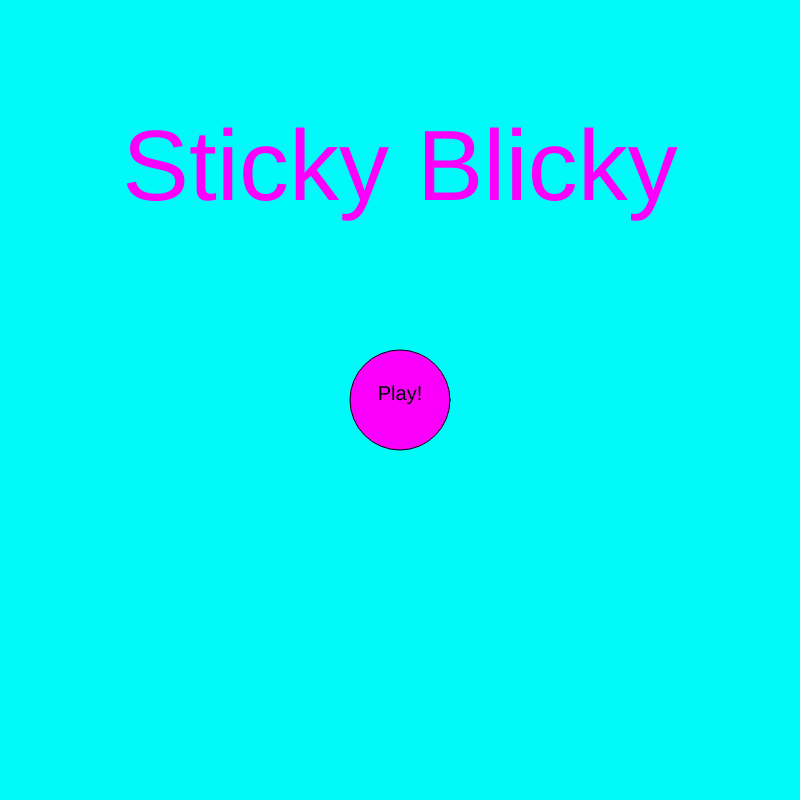
Frame 1 (no input)
Frame 60 (no input): identical to frame 1, image omitted
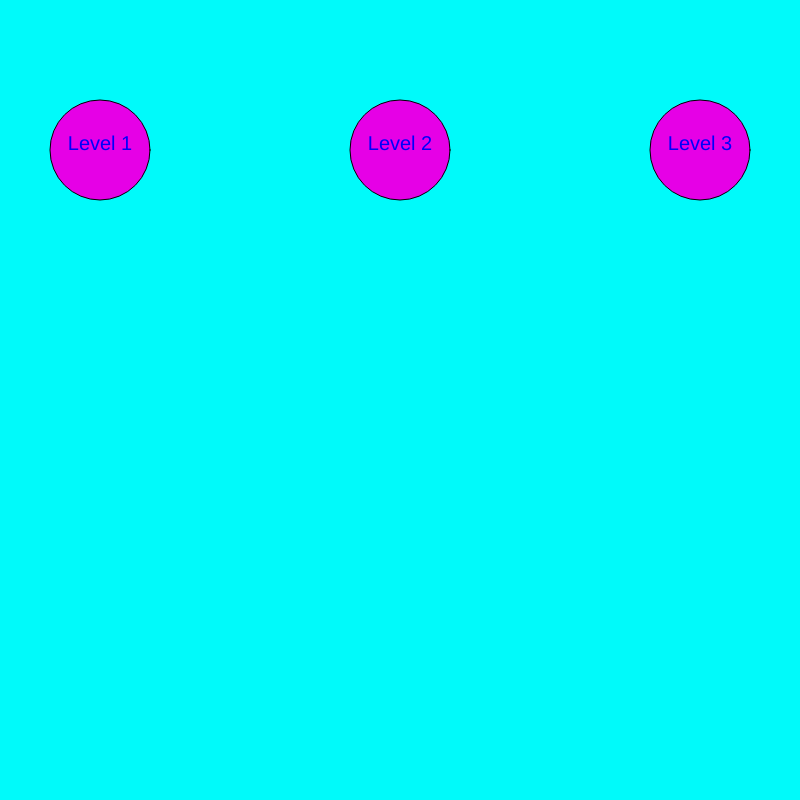
Frame 120 (the mouse pressed at the canvas centre since frame 60)

The p5.js sketch that drew these frames (run headless with seeded random() and noise() and a simulated clock; from frame 60 on, the mouse is pressed at the canvas centre):

// p5.js sketch
// ── sketch.js
var spd = 0;
var y4 = 400;
var x4 = 400;
var x = 95;
var jumpframes = 0;
var y = 250;
var x1 = 100;
var y1 = 300;
var touch = 0;
var level = 'titlescreen';
var screen = 5
var x2 = 500;
var y2 = 350;
var x3 = 500;
var y3 = 300;
var gt = 1
var rng1 = 1;
var frames = 0;
var attack = 1;
var health = 50;
var health1 = 100;
var rng = 0;
var shoot = 1;
var gt1 = 0;
var boxs = 1;
var inframes = 0;
var moveawayframes = 0;
var moveawayframes1 = 0;
var move = 0;
var frames = 0;
var lk = 0;
function mousePressed() {
    let fs = fullscreen();
    fullscreen(!fs);
}
function setup() {
  createCanvas(800, 800);
}

function draw() {
  background(0, 250, 250);
  if (level == 'titlescreen') {
    fill(250, 0, 250);
    textSize(100)
    textAlign(CENTER)
    text('Sticky Blicky', 400, 200);
    ellipse(400, 400, 100, 100);
    textSize(20)
    fill(0, 0, 0)
    text('Play!', 400, 400)
    mathx = mouseX - 400
    mathy = mouseY - 400
    if (mathx < 100) {
      if (mathx > 0 - 100) {
        if (mathy < 100) {
          if (mathy > 0 - 100) {
            level = 'levelselect';
          }
        }
      }
    }
  } else {
    if (level == 'levelselect') {
      spd = 0;
      getItem('cl');
      fill(230, 0, 230);
      ellipse(100, 150, 100, 100);
      ellipse(400, 150, 100, 100);
      ellipse(700, 150, 100, 100);
      fill(0, 0, 250);
      text('Level 1', 100, 150);
      text('Level 2', 400, 150);
      text('Level 3', 700, 150);
      mathx = mouseX - 100;
      mathy = mouseY - 150;
      if (mathx < 100) {
        if (mathx > 0 - 100) {
          if (mathy < 100) {
            if (mathy > 0 - 100) {
              level = '1';
              screen = 1;
              health1 = 100;
              health = 50;
              x = 95;
              y = 195;
              inframes = 0;
              textAlign(LEFT)
            }
          }
        }
      }
      mathx = mouseX - 400;
      mathy = mouseY - 150;
      if (mathx < 100) {
        if (mathx > 0 - 100) {
          if (mathy < 100) {
            if (mathy > 0 - 100) {
              level = '2';
              screen = 1;
              health1 = 100;
              health = 50;
              x = 50;
              y = 650;
              x3 = 400;
              y3 = 400;
              x4 = 400
              y4 = 200;
              inframes = 0;
              boxs = 1;
              move = 1;
              frames = 1200;
              textAlign(LEFT)
            }
          }
        }
      }
      mathx = mouseX - 700;
      mathy = mouseY - 150;
      if (mathx < 100) {
        if (mathx > 0 - 100) {
          if (mathy < 100) {
            if (mathy > 0 - 100) {
              level = '3';
              screen = 1;
              health1 = 100;
              health = 50;
              x = 50;
              y = 650;
              x3 = 400;
              y3 = 400;
              x4 = 400;
              y4 = 200;
              inframes = 0;
              boxs = 1;
              move = 1;
              frames = 1200;
              textAlign(LEFT)
            }
          }
        }
      }
    } else {
      if (level == 3) {
        if (screen == 2) {
          level = 1;
          screen = 4;
           x = 100;
            y = 250;
          x2 = 500;
          y2 = 350;
          x3 = 500;
          y3 = 300;
      
                     health1 = 100;
        }


        if (y > 800) {
          level = 1;
          screen = 6;
        }
        if (screen == 1) {
          if (x > 700) {
            screen = 2;
            x = 400;
            y = 500;
          }
          x1 = 50;
          y1 = 700;
          fill(250, 0, 0)
          rect(x1, y1, 100, 50)
          mathx = x - x1
          mathy = y - y1;
          if (mathx < 100) {
            if (mathx > 0 - 100) {
              if (mathy < 50) {
                if (mathy > 0 - 50) {
                  touch = 1;
                  if (y + 45 > y1) {
                    if (x > x1) {
                      x = x + 10;
                    }
                    if (x < x1) {
                      x = x - 10;
                    }
                  }
                }
              }
            }
          }

          x1 = 200;
          y1 = 500;
          fill(250, 0, 0)
          rect(x1, y1, 100, 50)
          mathx = x - x1
          mathy = y - y1;
          if (mathx < 100) {
            if (mathx > 0 - 100) {
              if (mathy < 50) {
                if (mathy > 0 - 50) {
                  touch = 1;
                  if (y + 45 > y1) {
                    if (x > x1) {
                      x = x + 10;
                    }
                    if (x < x1) {
                      x = x - 10;
                    }
                  }
                }
              }
            }
          }
          x1 = 600;
          y1 = 400;
          fill(250, 0, 0)
          rect(x1, y1, 100, 50)
          mathx = x - x1
          mathy = y - y1;
          if (mathx < 100) {
            if (mathx > 0 - 100) {
              if (mathy < 50) {
                if (mathy > 0 - 50) {
                  touch = 1;
                  if (y + 45 > y1) {
                    if (x > x1) {
                      x = x + 10;
                    }
                    if (x < x1) {
                      x = x - 10;
                    }
                  }
                }
              }
            }
          }


        }
      }
      if (level == 2) {
        if (health < 5) {
          screen = 'titlescreen';
          screen = 99
        }
        inframes = inframes - 1;
        if (screen == 4) {
          rect(x3, y3, 100, 50)
          if (shoot == 0) {
            shoot = 1;
            move = 2;
            x4 = x3;
            y4 = y3;
          }
          if (shoot == 1) {
            rect(x4, y4, 50, 50)
          }
          if (move == 1) {
            y4 = y4 - spd;
          }
          if (move == 2) {
            y4 = y4 + spd;
          }
          if (move == 3) {
            y4 = y4 + spd;
            x4 = x4 - spd;
          }
          //down,left                                         
          if (move == 4) {
            y4 = y4 + spd;
            x4 = x4 + spd
          }
          //down,right   
          if (move == 5) {
            y4 = y4 - spd;
            x4 = x4 + spd
          }
          //up,right  
          if (move == 6) {
            y4 = y4 - spd;
            x4 = x4 - spd
          }
          //up,left  
          if (x3 < x4) {
            x3 = x3 + spd + spd + random(spd)
          }
          if (x3 > x4) {
            x3 = x3 - spd - spd - random(spd)
          }
          if (health < 15) {
            level = 1;
            screen = 6
          }

          if (x > 750) {
            x = 750
          }
          if (x < 50) {
            x = 50
          }
          mathx = x3 - x4
          mathy = y3 - y4;
          frames = frames - 1;
          if (mathx < 100) {
            if (mathx > 0 - 100) {
              if (mathy < 50) {
                if (mathy > 0 - 50) {
                  if (x4 < x3) {
                    move = 4;
                    y4 = y4 + 40;
                  } else {
                    if (x4 > x3) {
                      move = 3;
                      y4 = y4 + 40;
                    } else {
                      move = 2
                    }
                  }
                }
              }
            }
          }
          if (y4 > 780) {
            health = health - 10;
            shoot = 0;
          }
          mathx = x - x4
          mathy = y - y4;
          if (mathx < 50) {
            if (mathx > 0 - 50) {
              if (mathy < 50) {
                if (mathy > 0 - 50) {
                  move = 1;
                  if (key == 'd') {
                    move = 5;
                    y4 = y4 - 40;
                    spd = spd + 0.25
                  } else {
                    if (key == 'a') {
                      move = 6;
                      y4 = y4 - 40;
                      spd = spd + 0.25
                    } else {
                      if (lk == 'd') {
                        move = 5;
                        y4 = y4 - 40;
                        spd = spd + 0.25
                      }
                      if (lk == 'a') {
                        move = 6;
                        y4 = y4 - 40;
                        spd = spd + 0.25
                      }
                    }
                  }
                }
              }
            }
          }
          if (x4 > 750) {
            if (move == 4) {
              move = 3;
            }
            if (move == 5) {
              move = 6;
            }
          }

          if (x4 < 50) {
            if (move == 3) {
              move = 4;
            }
            if (move == 6) {
              move = 5;
            }
          }


          y3 = 100;
          if (frames < 0) {
            level = 1;
            screen = 5;
            y = 100;
            x = 50;
          }
          if (x > x3) {
            gt = 1
          }
          if (x < x3) {
            gt = 2
          }
          fill(250, 0, 0)

          x1 = 50;
          y1 = 700;
          rect(x1, y1, 100, 50)
          mathx = x - x1
          mathy = y - y1;
          if (mathx < 100) {
            if (mathx > 0 - 100) {
              if (mathy < 50) {
                if (mathy > 0 - 50) {
                  touch = 1;
                  if (y + 45 > y1) {
                    if (x > x1) {
                      x = x + 10
                    }
                    if (x < x1) {
                      x = x - 10;
                    }
                  }
                }
              }
            }
          }
          x1 = 155;
          y1 = 700;
          rect(x1, y1, 100, 50)
          mathx = x - x1
          mathy = y - y1;
          if (mathx < 100) {
            if (mathx > 0 - 100) {
              if (mathy < 50) {
                if (mathy > 0 - 50) {
                  touch = 1;
                  if (y + 45 > y1) {
                    if (x > x1) {
                      x = x + 10
                    }
                    if (x < x1) {
                      x = x - 10;
                    }
                  }
                }
              }
            }
          }
          x1 = 260;
          y1 = 700;
          rect(x1, y1, 100, 50)
          mathx = x - x1
          mathy = y - y1;
          if (mathx < 100) {
            if (mathx > 0 - 100) {
              if (mathy < 50) {
                if (mathy > 0 - 50) {
                  touch = 1;
                  if (y + 45 > y1) {
                    if (x > x1) {
                      x = x + 10
                    }
                    if (x < x1) {
                      x = x - 10;
                    }
                  }
                }
              }
            }
          }
          x1 = 365;
          y1 = 700;
          rect(x1, y1, 100, 50)
          mathx = x - x1
          mathy = y - y1;
          if (mathx < 100) {
            if (mathx > 0 - 100) {
              if (mathy < 50) {
                if (mathy > 0 - 50) {
                  touch = 1;
                  if (y + 45 > y1) {
                    if (x > x1) {
                      x = x + 10
                    }
                    if (x < x1) {
                      x = x - 10;
                    }
                  }
                }
              }
            }
          }
          x1 = 470;
          y1 = 700;
          rect(x1, y1, 100, 50)
          mathx = x - x1
          mathy = y - y1;
          if (mathx < 100) {
            if (mathx > 0 - 100) {
              if (mathy < 50) {
                if (mathy > 0 - 50) {
                  touch = 1;
                  if (y + 45 > y1) {
                    if (x > x1) {
                      x = x + 10
                    }
                    if (x < x1) {
                      x = x - 10;
                    }
                  }
                }
              }
            }
          }
          x1 = 575;
          y1 = 700;
          rect(x1, y1, 100, 50)
          mathx = x - x1
          mathy = y - y1;
          if (mathx < 100) {
            if (mathx > 0 - 100) {
              if (mathy < 50) {
                if (mathy > 0 - 50) {
                  touch = 1;
                  if (y + 45 > y1) {
                    if (x > x1) {
                      x = x + 10
                    }
                    if (x < x1) {
                      x = x - 10;
                    }
                  }
                }
              }
            }
          }
          x1 = 575;
          y1 = 700;
          rect(x1, y1, 100, 50)
          mathx = x - x1
          mathy = y - y1;
          if (mathx < 100) {
            if (mathx > 0 - 100) {
              if (mathy < 50) {
                if (mathy > 0 - 50) {
                  touch = 1;
                  if (y + 45 > y1) {
                    if (x > x1) {
                      x = x + 10
                    }
                    if (x < x1) {
                      x = x - 10;
                    }
                  }
                }
              }
            }
          }
          x1 = 680;
          y1 = 700;
          rect(x1, y1, 100, 50)
          mathx = x - x1
          mathy = y - y1;
          if (mathx < 100) {
            if (mathx > 0 - 100) {
              if (mathy < 50) {
                if (mathy > 0 - 50) {
                  touch = 1;
                  if (y + 45 > y1) {
                    if (x > x1) {
                      x = x + 10
                    }
                    if (x < x1) {
                      x = x - 10;
                    }
                  }
                }
              }
            }
          }
          x1 = 785;
          y1 = 700;
          rect(x1, y1, 100, 50)
          mathx = x - x1
          mathy = y - y1;
          if (mathx < 100) {
            if (mathx > 0 - 100) {
              if (mathy < 50) {
                if (mathy > 0 - 50) {
                  touch = 1;
                  if (y + 45 > y1) {
                    if (x > x1) {
                      x = x + 10
                    }
                    if (x < x1) {
                      x = x - 10;
                    }
                  }
                }
              }
            }
          }

          rectMode(CORNER)
          fill(0, 250, 0)
          text('Time Left:', 0, 700)
          rect(100, 700, frames / 2, 10)
          rectMode(CENTER)
        }
        if (screen == 3) {
          if (x > 700) {
            screen = 4;
            x = 100;
            y = 350;
            x3 = 400;
            y = 400;
            spd = 6;
          }
          x1 = 100
          y1 = 750;
          fill(250, 0, 0)
          rect(x1, y1, 100, 50)
          mathx = x - x1
          mathy = y - y1;
          if (mathx < 100) {
            if (mathx > 0 - 100) {
              if (mathy < 50) {
                if (mathy > 0 - 50) {
                  touch = 1;
                  if (y + 45 > y1) {
                    if (x > x1) {
                      x = x + 10;
                    }
                    if (x < x1) {
                      x = x - 10;
                    }
                  }
                }
              }
            }
          }
          x1 = 300
          y1 = 550;
          fill(250, 0, 0)
          rect(x1, y1, 100, 50)
          mathx = x - x1
          mathy = y - y1;
          if (mathx < 100) {
            if (mathx > 0 - 100) {
              if (mathy < 50) {
                if (mathy > 0 - 50) {
                  touch = 1;
                  if (y + 45 > y1) {
                    if (x > x1) {
                      x = x + 10;
                    }
                    if (x < x1) {
                      x = x - 10;
                    }
                  }
                }
              }
            }
          }
          x1 = 700
          y1 = 550;
          fill(250, 0, 0)
          rect(x1, y1, 100, 50)
          mathx = x - x1
          mathy = y - y1;
          if (mathx < 100) {
            if (mathx > 0 - 100) {
              if (mathy < 50) {
                if (mathy > 0 - 50) {
                  touch = 1;
                  if (y + 45 > y1) {
                    if (x > x1) {
                      x = x + 10;
                    }
                    if (x < x1) {
                      x = x - 10;
                    }
                  }
                }
              }
            }
          }
        }
        if (y > 800) {
          level = 'titlescreen';
          screen = 99;
        }
        if (screen == 2) {
          if (gt == 2) {
            x3 = x3 - 3;
          }
          if (x > 700) {
            screen = 3;
            x = 200;
            y = 650;

          }
          if (x3 > 750) {
            gt = 2;
          }
          if (x3 < 50) {
            gt = 1;
          }
          if (gt == 1) {
            x3 = x3 + 3;
          }
          x1 = 100
          y1 = 750;

          fill(250, 0, 0)
          rect(x1, y1, 100, 50)
          mathx = x - x1
          mathy = y - y1;
          if (mathx < 100) {
            if (mathx > 0 - 100) {
              if (mathy < 50) {
                if (mathy > 0 - 50) {
                  touch = 1;
                  if (y + 45 > y1) {
                    if (x > x1) {
                      x = x + 10;
                    }
                    if (x < x1) {
                      x = x - 10;
                    }
                  }
                }
              }
            }
          }
          x1 = 205
          y1 = 750
          fill(250, 0, 0)
          rect(x1, y1, 100, 50)
          mathx = x - x1
          mathy = y - y1;
          if (mathx < 100) {
            if (mathx > 0 - 100) {
              if (mathy < 50) {
                if (mathy > 0 - 50) {
                  touch = 1;
                  if (y + 45 > y1) {
                    if (x > x1) {
                      x = x + 10;
                    }
                    if (x < x1) {
                      x = x - 10;
                    }
                  }
                }
              }
            }
          }
          x1 = 310
          y1 = 750
          fill(250, 0, 0)
          rect(x1, y1, 100, 50)
          mathx = x - x1
          mathy = y - y1;
          if (mathx < 100) {
            if (mathx > 0 - 100) {
              if (mathy < 50) {
                if (mathy > 0 - 50) {
                  touch = 1;
                  if (y + 45 > y1) {
                    if (x > x1) {
                      x = x + 10;
                    }
                    if (x < x1) {
                      x = x - 10;
                    }
                  }
                }
              }
            }
          }
          x1 = 415
          y1 = 750
          fill(250, 0, 0)
          rect(x1, y1, 100, 50)
          mathx = x - x1
          mathy = y - y1;
          if (mathx < 100) {
            if (mathx > 0 - 100) {
              if (mathy < 50) {
                if (mathy > 0 - 50) {
                  touch = 1;
                  if (y + 45 > y1) {
                    if (x > x1) {
                      x = x + 10;
                    }
                    if (x < x1) {
                      x = x - 10;
                    }
                  }
                }
              }
            }
          }
          x1 = 415
          y1 = 600
          fill(250, 250, 0)
          if (boxs == 1) {
            rect(x1, y1, 100, 50)
            mathx = x - x1
            mathy = y - y1
            if (mathx < 100) {
              if (mathx > 0 - 100) {
                if (mathy < 50) {
                  if (mathy > 0 - 50) {
                    inframes = 120;
                    boxs = 0;
                  }
                }
              }
            }
          }
          x1 = 520
          y1 = 750
          fill(250, 0, 0)
          rect(x1, y1, 100, 50)
          mathx = x - x1
          mathy = y - y1;
          if (mathx < 100) {
            if (mathx > 0 - 100) {
              if (mathy < 50) {
                if (mathy > 0 - 50) {
                  touch = 1;
                  if (y + 45 > y1) {
                    if (x > x1) {
                      x = x + 10;
                    }
                    if (x < x1) {
                      x = x - 10;
                    }
                  }
                }
              }
            }
          }
          x1 = 625
          y1 = 750
          fill(250, 0, 0)
          rect(x1, y1, 100, 50)
          mathx = x - x1
          mathy = y - y1;
          if (mathx < 100) {
            if (mathx > 0 - 100) {
              if (mathy < 50) {
                if (mathy > 0 - 50) {
                  touch = 1;
                  if (y + 45 > y1) {
                    if (x > x1) {
                      x = x + 10;
                    }
                    if (x < x1) {
                      x = x - 10;
                    }
                  }
                }
              }
            }
          }
          x1 = 730
          y1 = 750
          fill(250, 0, 0)
          rect(x1, y1, 100, 50)
          mathx = x - x1
          mathy = y - y1;
          if (mathx < 100) {
            if (mathx > 0 - 100) {
              if (mathy < 50) {
                if (mathy > 0 - 50) {
                  touch = 1;
                  if (y + 45 > y1) {
                    if (x > x1) {
                      x = x + 10;
                    }
                    if (x < x1) {
                      x = x - 10;
                    }
                  }
                }
              }
            }
          }
          if (health1 < 100) {
            if (health1 > 5) {
              rectMode(CORNER)
              fill(250, 0, 0)
              rect(x3 - 50, y3 - 40, health1, 10)
              rectMode(CENTER)
            }
          }
          if (health1 > 5) {
            fill(0, 0, 250);
            rect(x3, y3, 100, 50)
            fill(20, 250, 2)
            ellipse(x3 - 20, y3, 10, 10)
            ellipse(x3 + 20, y3, 10, 10)
            mathx = x - x3
            mathy = y - y3;
            if (mathx < 100) {
              if (mathx > 0 - 100) {
                if (mathy < 50) {
                  if (mathy > 0 - 50) {
                    touch = 1;
                    if (y + 45 < y3) {
                      health1 = health1 - 50;
                      jumpframes = 15;
                      if (inframes > 0) {
                        health1 = health1 - 50
                      }
                    }
                    if (y + 45 > y3) {
                      if (x > x3) {
                        x = x + 10;
                        health = health - 1;
                        if (inframes > 0) {
                          health1 = health1 - 100;
                          health = health + 1
                        }
                      }
                      if (x < x3) {
                        x = x - 10;
                        health = health - 1;
                        if (inframes > 0) {
                          health1 = health1 - 100;
                          health = health + 1
                        }
                      }
                    }
                  }
                }
              }
            }
          }
        }
        if (screen == 1) {
          if (gt == 2) {
            x3 = x3 - 3;
          }
          if (x3 > 750) {
            gt = 2;
          }
          if (x3 < 50) {
            gt = 1;
          }
          if (gt == 1) {
            x3 = x3 + 3;
          }
          y3 = 600
          x1 = 50
          y1 = 700;
          fill(250, 0, 0)
          rect(x1, y1, 100, 50)
          mathx = x - x1
          mathy = y - y1;
          if (mathx < 100) {
            if (mathx > 0 - 100) {
              if (mathy < 50) {
                if (mathy > 0 - 50) {
                  touch = 1;
                  if (y + 45 > y1) {
                    if (x > x1) {
                      x = x + 10;
                    }
                    if (x < x1) {
                      x = x - 10;
                    }
                  }
                }
              }
            }
          }
          x1 = 700
          y1 = 500;
          fill(250, 0, 0)
          rect(x1, y1, 100, 50)
          mathx = x - x1
          mathy = y - y1;
          if (mathx < 100) {
            if (mathx > 0 - 100) {
              if (mathy < 50) {
                if (mathy > 0 - 50) {
                  touch = 1;
                  if (y + 45 > y1) {
                    if (x > x1) {
                      x = x + 10;
                    }
                    if (x < x1) {
                      x = x - 10;
                    }
                  }
                }
              }
            }
          }
          x1 = 595
          y1 = 550;
          fill(250, 0, 0)
          rect(x1, y1, 100, 50)
          mathx = x - x1
          mathy = y - y1;
          if (mathx < 100) {
            if (mathx > 0 - 100) {
              if (mathy < 50) {
                if (mathy > 0 - 50) {
                  touch = 1;
                  if (y + 45 > y1) {
                    if (x > x1) {
                      x = x + 10;
                    }
                    if (x < x1) {
                      x = x - 10;
                    }
                  }
                }
              }
            }
          }
          x1 = 595
          y1 = 500;
          fill(250, 0, 0)
          rect(x1, y1, 100, 50)
          mathx = x - x1
          mathy = y - y1;
          if (mathx < 100) {
            if (mathx > 0 - 100) {
              if (mathy < 50) {
                if (mathy > 0 - 50) {
                  touch = 1;
                  if (y + 45 > y1) {
                    if (x > x1) {
                      x = x + 10;
                    }
                    if (x < x1) {
                      x = x - 10;
                    }
                  }
                }
              }
            }
          }
          x1 = x3
          y1 = y3;
          fill(250, 0, 0)
          rect(x1, y1, 100, 50)
          mathx = x - x1
          mathy = y - y1;
          if (mathx < 100) {
            if (mathx > 0 - 100) {
              if (mathy < 50) {
                if (mathy > 0 - 50) {
                  touch = 1;
                  if (y + 45 > y1) {
                    if (x > x1) {
                      x = x + 10;
                    }
                    if (x < x1) {
                      x = x - 10;
                    }
                  }
                }
              }
            }
          }
          x1 = x3
          y1 = y3 - 300;
          fill(250, 0, 0)
          rect(x1, y1, 100, 50)
          mathx = x - x1
          mathy = y - y1;
          if (mathx < 100) {
            if (mathx > 0 - 100) {
              if (mathy < 50) {
                if (mathy > 0 - 50) {
                  touch = 1;
                  if (y + 45 > y1) {
                    if (x > x1) {
                      x = x + 10;
                    }
                    if (x < x1) {
                      x = x - 10;
                    }
                  }
                }
              }
            }
          }
          x1 = 100
          y1 = 200;
          fill(250, 0, 0)
          rect(x1, y1, 100, 50)
          mathx = x - x1
          mathy = y - y1;
          if (mathx < 100) {
            if (mathx > 0 - 100) {
              if (mathy < 50) {
                if (mathy > 0 - 50) {
                  touch = 1;
                  if (y + 45 > y1) {
                    if (x > x1) {
                      x = x + 10;
                    }
                    if (x < x1) {
                      x = x - 10;
                    }
                  }
                }
              }
            }
          }
          if (y < 0) {
            screen = 2;
            x = 100;
            y = 700;
            x3 = 400;
            y3 = 700;
            gt = 1;
          }
        }



      }
      if (level == 1) {
        if (700 < y) {
          screen = 6;
          frames = 120;
        }
      }
      rectMode(CORNER)
      fill(250, 0, 0)
      rect(x - 25, y - 40, health, 10)
      fill(0, 0, 250);
      rectMode(CENTER)
      if (health < 0) {
        screen = 6;
        textAlign(CENTER)
      }
      if (inframes > 0) {
        fill(0, 250, 0)
      }
      rect(x, y, 50, 50)
      rect(x - 18, y - 20, 10, 10)
      fill(0, 250, 0)
      if (inframes > 0) {
        fill(0, 250, 0)
      }
      rect(x - 18, y - 20, 5, 5)
      fill(0, 0, 250)
      if (inframes > 0) {
        fill(0, 250, 0)
      }
      rect(x + 18, y - 20, 10, 10)
      fill(0, 250, 0)
      if (inframes > 0) {
        fill(0, 250, 0)
      }
      rect(x + 18, y - 20, 5, 5)
      rect(x, y - 10, 8, 8);
      rect(x, y - 10, 4, 4);
      rect(x, y + 10, 15, 11)
      if (key == 'd') {
        x = x + 10;
        if (level == 2) {
          x = x + spd;
          lk = 'd'
        }
      }
      if (key == 'a') {
        x = x - 10;
        if (level == 2) {
          x = x - spd;
          lk = 'a';
        }
      }
      if (key == 'w') {
        if (touch == 1) {
          jumpframes = 15;
        }
      }
      if (key == 'w') {
        if (level == 2) {
          if (screen == 4) {
            jumpframes = 0;
          }
        }
      }
      if (jumpframes > 0) {
        y = y - 16;
      }
      jumpframes = jumpframes - 1
      if (touch == 0) {
        y = y + 5
      }
      touch = 0
      if (level == 1) {
        if (screen == 1) {
          if (x > 800) {
            screen = 2;
            x = 200;
            y = 350;
          }
          x1 = 100;
          y1 = 300;
          if (level == 1) {
            rect(x1, y1, 100, 50);
            touch = 0;
            mathx = x - x1

            mathy = y - y1;
            if (mathx < 100) {
              if (mathx > 0 - 100) {
                if (mathy < 50) {
                  if (mathy > 0 - 50) {
                    touch = 1;
                    if (y + 45 > y1) {
                      if (x > x1) {
                        x = x + 10;
                        touch = 0;
                      }
                      if (x < x1) {
                        x = x - 10;
                        touch = 0;
                      }
                    }
                  }
                }
              }
            }
            textSize(13);
            fill(250, 0, 0)
            text('Use WASD to move.To stick to walls holad the direction going into the wall then jump to get off.You can stick to only red walls.', 0, 50);
            x1 = 295;
            y1 = 450;
            fill(250, 0, 0)
            rect(x1, y1, 100, 50)
            mathx = x - x1
            mathy = y - y1;
            if (mathx < 100) {
              if (mathx > 0 - 100) {
                if (mathy < 50) {
                  if (mathy > 0 - 50) {
                    touch = 1;
                    if (y + 45 > y1) {
                      if (x > x1) {
                        x = x + 10;
                      }
                      if (x < x1) {
                        x = x - 10;
                      }
                    }
                  }
                }
              }
            }
            x1 = 400;
            y1 = 450;
            fill(250, 0, 0)
            rect(x1, y1, 100, 50)
            mathx = x - x1
            mathy = y - y1;
            if (mathx < 100) {
              if (mathx > 0 - 100) {
                if (mathy < 50) {
                  if (mathy > 0 - 50) {
                    touch = 1;
                    if (y + 45 > y1) {
                      if (x > x1) {
                        x = x + 10;
                      }
                      if (x < x1) {
                        x = x - 10;
                      }
                    }
                  }
                }
              }
            }
            x1 = 505;
            y1 = 450;
            fill(250, 0, 0)
            rect(x1, y1, 100, 50)
            mathx = x - x1
            mathy = y - y1;
            if (mathx < 100) {
              if (mathx > 0 - 100) {
                if (mathy < 50) {
                  if (mathy > 0 - 50) {
                    touch = 1;
                    if (y + 45 > y1) {
                      if (x > x1) {
                        x = x + 10;
                      }
                      if (x < x1) {
                        x = x - 10;
                      }
                    }
                  }
                }
              }
            }
            x1 = 610;
            y1 = 450;
            fill(250, 0, 0)
            rect(x1, y1, 100, 50)
            mathx = x - x1
            mathy = y - y1;
            if (mathx < 100) {
              if (mathx > 0 - 100) {
                if (mathy < 50) {
                  if (mathy > 0 - 50) {
                    touch = 1;
                    if (y + 45 > y1) {
                      if (x > x1) {
                        x = x + 10;
                      }
                      if (x < x1) {
                        x = x - 10;
                      }
                    }
                  }
                }
              }
            }
            x1 = 715;
            y1 = 450;
            fill(250, 0, 0)
            rect(x1, y1, 100, 50)
            mathx = x - x1
            mathy = y - y1;
            if (mathx < 100) {
              if (mathx > 0 - 100) {
                if (mathy < 50) {
                  if (mathy > 0 - 50) {
                    touch = 1;
                    if (y + 45 > y1) {
                      if (x > x1) {
                        x = x + 10;
                      }
                      if (x < x1) {
                        x = x - 10;
                      }
                    }
                  }
                }
              }
            }
          }
        }
      }
    }
    if (screen == 2) {
      if (level == 1) {
        fill(250, 0, 0);
        if (x > 700) {
          screen = 3;
          x = 50;
          y = 300;
          x2 = 500;
          y2 = 350;
          x3 = 500;
          y3 = 300;
        }
        text('In this game there is a lot of platforming', 50, 50);
        fill(250, 0, 0)
        x1 = 500;
        y1 = 400;
        rect(x1, y1, 100, 50);
        touch = 0;
        mathx = x - x1;
        mathy = y - y1;
        if (mathx < 100) {
          if (mathx > 0 - 100) {
            if (mathy < 50) {
              if (mathy > 0 - 50) {
                touch = 1;
                if (y + 45 > y1) {
                  if (x > x1) {
                    x = x + 10
                  }
                  if (x < x1) {
                    x = x - 10;
                  }
                }
              }
            }
          }
        }
        fill(250, 0, 0)
        x1 = 700;
        y1 = 340;
        rect(x1, y1, 100, 50);
        mathx = x - x1;
        mathy = y - y1;
        if (mathx < 100) {
          if (mathx > 0 - 100) {
            if (mathy < 50) {
              if (mathy > 0 - 50) {
                touch = 1;
                if (y + 45 > y1) {
                  if (x > x1) {
                    x = x + 10
                  }
                  if (x < x1) {
                    x = x - 10;
                  }
                }
              }
            }
          }
        }
        fill(250, 0, 0)
        x1 = 200;
        y1 = 400;
        rect(x1, y1, 100, 50)
        mathx = x - x1
        mathy = y - y1;
        if (mathx < 100) {
          if (mathx > 0 - 100) {
            if (mathy < 50) {
              if (mathy > 0 - 50) {
                touch = 1;
                if (y + 45 > y1) {
                  if (x > x1) {
                    x = x + 10
                  }
                  if (x < x1) {
                    x = x - 10;
                  }
                }
              }
            }
          }
        }
      }
    }
    if (level == 1) {
      if (screen == 5) {
        textSize(30);
        textAlign(CENTER);
        text('Touch the gold box to win', 400, 250)
        x1 = 100;
        y1 = 400;
        rect(x1, y1, 100, 50)
        mathx = x - x1
        mathy = y - y1;
        if (mathx < 100) {
          if (mathx > 0 - 100) {
            if (mathy < 50) {
              if (mathy > 0 - 50) {
                touch = 1;
                if (y + 45 > y1) {
                  if (x > x1) {
                    x = x + 10
                  }
                  if (x < x1) {
                    x = x - 10;
                  }
                }
              }
            }
          }
        }
        x1 = 205;
        y1 = 400;
        rect(x1, y1, 100, 50)
        mathx = x - x1
        mathy = y - y1;
        if (mathx < 100) {
          if (mathx > 0 - 100) {
            if (mathy < 50) {
              if (mathy > 0 - 50) {
                touch = 1;
                if (y + 45 > y1) {
                  if (x > x1) {
                    x = x + 10
                  }
                  if (x < x1) {
                    x = x - 10;
                  }
                }
              }
            }
          }
        }
        x1 = 310;
        y1 = 400;
        rect(x1, y1, 100, 50)
        mathx = x - x1
        mathy = y - y1;
        if (mathx < 100) {
          if (mathx > 0 - 100) {
            if (mathy < 50) {
              if (mathy > 0 - 50) {
                touch = 1;
                if (y + 45 > y1) {
                  if (x > x1) {
                    x = x + 10
                  }
                  if (x < x1) {
                    x = x - 10;
                  }
                }
              }
            }
          }
        }
        x1 = 415;
        y1 = 400;
        rect(x1, y1, 100, 50)
        mathx = x - x1
        mathy = y - y1;
        if (mathx < 100) {
          if (mathx > 0 - 100) {
            if (mathy < 50) {
              if (mathy > 0 - 50) {
                touch = 1;
                if (y + 45 > y1) {
                  if (x > x1) {
                    x = x + 10
                  }
                  if (x < x1) {
                    x = x - 10;
                  }
                }
              }
            }
          }
        }
        x1 = 520;
        y1 = 400;
        rect(x1, y1, 100, 50)
        mathx = x - x1
        mathy = y - y1;
        if (mathx < 100) {
          if (mathx > 0 - 100) {
            if (mathy < 50) {
              if (mathy > 0 - 50) {
                touch = 1;
                if (y + 45 > y1) {
                  if (x > x1) {
                    x = x + 10
                  }
                  if (x < x1) {
                    x = x - 10;
                  }
                }
              }
            }
          }
        }
        x1 = 625;
        y1 = 400;
        rect(x1, y1, 100, 50)
        mathx = x - x1
        mathy = y - y1;
        if (mathx < 100) {
          if (mathx > 0 - 100) {
            if (mathy < 50) {
              if (mathy > 0 - 50) {
                touch = 1;
                if (y + 45 > y1) {
                  if (x > x1) {
                    x = x + 10
                  }
                  if (x < x1) {
                    x = x - 10;
                  }
                }
              }
            }
          }
        }
        x1 = 730;
        y1 = 400;
        rect(x1, y1, 100, 50)
        mathx = x - x1
        mathy = y - y1;
        if (mathx < 100) {
          if (mathx > 0 - 100) {
            if (mathy < 50) {
              if (mathy > 0 - 50) {
                touch = 1;
                if (y + 45 > y1) {
                  if (x > x1) {
                    x = x + 10
                  }
                  if (x < x1) {
                    x = x - 10;
                  }
                }
              }
            }
          }
        }
        fill(250, 250, 0)
        x1 = 730;
        y1 = 300;
        rect(x1, y1, 100, 50)
        mathx = x - x1
        mathy = y - y1;
        if (mathx < 100) {
          if (mathx > 0 - 100) {
            if (mathy < 50) {
              if (mathy > 0 - 50) {
                level = 'titlescreen';
              }
            }
          }
        }
      }
    }

    if (level == 1) {
      if (screen == 4) {
        if (x < 0) {
          x = 10;
        }
        if (x > 800) {
          x = 790;
        }
        if (health1 < 100) {
          if (health1 > 0) {
            rectMode(CORNER)
            fill(250, 0, 0)
            rect(x3 - 50, y3 - 40, health1, 10)
            rectMode(CENTER)
          }
        }
        if (gt == 2) {
          x2 = x2 - 5;
          x3 = x3 - 5;
        }
        if (gt > 0) {
          if (x2 > 750) {
            gt = 2;
            rng1 = 1;
            rng1 = random(rng1);
            if (rng1 < 0.3) {
              attack = 3;
              gt1 = gt;
              gt = 0
            }
          }
        }
        if (gt > 0) {
          if (x2 < 50) {
            gt = 1;
            rng1 = 1;
            rng1 = random(rng1);
            if (rng1 < 0.3) {
              attack = 3;
              gt1 = gt;
              gt = 0;
            }
          }
        }
        if (y3 < 0 - 10) {
          attack = 4
        }
        if (attack == 4) {
          y3 = y3 + 3;
          y2 = y2 + 3;
          if (x3 > x) {
            x3 = x3 - 5;
            x2 = x2 - 5;
          }
          if (x3 < x) {
            x2 = x2 + 5;
            x3 = x3 + 5;
          }
        }
        if (y3 > 350) {
          y3 = 300;
          y2 = 350;
          attack = 1;
          gt = gt1
        }
        if (gt == 1) {
          x2 = x2 + 5;
          x3 = x3 + 5;
        }
        if (attack == 3) {
          y3 = y3 - 3;
          y2 = y2 - 3;
        }
        fill(250, 0, 0)
        x1 = 50;
        y1 = 400;
        rect(x1, y1, 100, 50)
        mathx = x - x1
        mathy = y - y1;
        if (mathx < 100) {
          if (mathx > 0 - 100) {
            if (mathy < 50) {
              if (mathy > 0 - 50) {
                touch = 1;
                if (y + 45 > y1) {
                  if (x > x1) {
                    x = x + 10
                  }
                  if (x < x1) {
                    x = x - 10;
                  }
                }
              }
            }
          }
        }
        x1 = 155;
        y1 = 400;
        rect(x1, y1, 100, 50)
        mathx = x - x1
        mathy = y - y1;
        if (mathx < 100) {
          if (mathx > 0 - 100) {
            if (mathy < 50) {
              if (mathy > 0 - 50) {
                touch = 1;
                if (y + 45 > y1) {
                  if (x > x1) {
                    x = x + 10
                  }
                  if (x < x1) {
                    x = x - 10;
                  }
                }
              }
            }
          }
        }
        x1 = 260;
        y1 = 400;
        rect(x1, y1, 100, 50)
        mathx = x - x1
        mathy = y - y1;
        if (mathx < 100) {
          if (mathx > 0 - 100) {
            if (mathy < 50) {
              if (mathy > 0 - 50) {
                touch = 1;
                if (y + 45 > y1) {
                  if (x > x1) {
                    x = x + 10
                  }
                  if (x < x1) {
                    x = x - 10;
                  }
                }
              }
            }
          }
        }
        x1 = 365;
        y1 = 400;
        rect(x1, y1, 100, 50)
        mathx = x - x1
        mathy = y - y1;
        if (mathx < 100) {
          if (mathx > 0 - 100) {
            if (mathy < 50) {
              if (mathy > 0 - 50) {
                touch = 1;
                if (y + 45 > y1) {
                  if (x > x1) {
                    x = x + 10
                  }
                  if (x < x1) {
                    x = x - 10;
                  }
                }
              }
            }
          }
        }
        x1 = 470;
        y1 = 400;
        rect(x1, y1, 100, 50)
        mathx = x - x1
        mathy = y - y1;
        if (mathx < 100) {
          if (mathx > 0 - 100) {
            if (mathy < 50) {
              if (mathy > 0 - 50) {
                touch = 1;
                if (y + 45 > y1) {
                  if (x > x1) {
                    x = x + 10
                  }
                  if (x < x1) {
                    x = x - 10;
                  }
                }
              }
            }
          }
        }
        x1 = 575;
        y1 = 400;
        rect(x1, y1, 100, 50)
        mathx = x - x1
        mathy = y - y1;
        if (mathx < 100) {
          if (mathx > 0 - 100) {
            if (mathy < 50) {
              if (mathy > 0 - 50) {
                touch = 1;
                if (y + 45 > y1) {
                  if (x > x1) {
                    x = x + 10
                  }
                  if (x < x1) {
                    x = x - 10;
                  }
                }
              }
            }
          }
        }
        x1 = 575;
        y1 = 400;
        rect(x1, y1, 100, 50)
        mathx = x - x1
        mathy = y - y1;
        if (mathx < 100) {
          if (mathx > 0 - 100) {
            if (mathy < 50) {
              if (mathy > 0 - 50) {
                touch = 1;
                if (y + 45 > y1) {
                  if (x > x1) {
                    x = x + 10
                  }
                  if (x < x1) {
                    x = x - 10;
                  }
                }
              }
            }
          }
        }
        x1 = 680;
        y1 = 400;
        rect(x1, y1, 100, 50)
        mathx = x - x1
        mathy = y - y1;
        if (mathx < 100) {
          if (mathx > 0 - 100) {
            if (mathy < 50) {
              if (mathy > 0 - 50) {
                touch = 1;
                if (y + 45 > y1) {
                  if (x > x1) {
                    x = x + 10
                  }
                  if (x < x1) {
                    x = x - 10;
                  }
                }
              }
            }
          }
        }
        x1 = 785;
        y1 = 400;
        rect(x1, y1, 100, 50)
        mathx = x - x1
        mathy = y - y1;
        if (mathx < 100) {
          if (mathx > 0 - 100) {
            if (mathy < 50) {
              if (mathy > 0 - 50) {
                touch = 1;
                if (y + 45 > y1) {
                  if (x > x1) {
                    x = x + 10
                  }
                  if (x < x1) {
                    x = x - 10;
                  }
                }
              }
            }
          }
        }
        if (moveawayframes > 0) {
          x = x - 10;
        }
        if (moveawayframes1 > 0) {
          x = x + 10;
        }
        moveawayframes = moveawayframes - 1
        moveawayframes1 = moveawayframes1 - 1
        if (health1 < 5) {
          screen = 5;
          frames = 120;
          x = 100;
          y = 30;
        }
        if (health1 > 0) {
          fill(0, 0, 250);
          rect(x3, y3, 100, 50)
          fill(20, 250, 2)
          frames = frames + 1;
          if (rng > 130) {
            rng = 130
          }
          if (frames > 100) {
            if (attack == 1) {
              frames = 0;
              attack = 2;
            }
            if (attack == 2) {
              if (frames == 0) {
                frames = 0;
              } else {
                frames = 0;
                attack = 1;
              }
            }
          }
          if (1 == attack) {
            fill(250, 0, 0)
          }
          if (2 == attack) {
            fill(250, 70, 250)
          }
          ellipse(x3 - 20, y3, 10, 10)
          ellipse(x3 + 20, y3, 10, 10)
          mathx = x - x3
          mathy = y - y3;
          if (mathx < 100) {
            if (mathx > 0 - 100) {
              if (mathy < 50) {
                if (mathy > 0 - 50) {
                  touch = 1;
                  if (y < y3) {
                    if (attack == 2) {
                      health1 = health1 - 10;
                      jumpframes = 15;
                    } else {
                      if (gt == 1) {
                        moveawayframes1 = 10;
                        health = health - 3;
                      }
                      if (gt == 2) {
                        moveawayframes = 10;
                        health = health - 3
                      }
                      jumpframes = 10
                    }
                  }
                  if (y + 45 > y3) {
                    if (x > x3) {
                      x = x + 20
                    }
                    if (x < x3) {
                      x = x - 20;
                    }
                  }
                }
              }
            }
          }
          fill(0, 0, 250);
          rect(x2, y2, 100, 50)
          fill(20, 250, 2)
          mathx = x - x2
          mathy = y - y2;
          if (mathx < 100) {
            if (mathx > 0 - 100) {
              if (mathy < 50) {
                if (mathy > 0 - 50) {
                  if (gt == 0) {
                    health = health - 0.5
                  }
                  touch = 1;
                  if (y + 45 > y2) {
                    if (x > x2) {
                      x = x + 20;
                      health = health - 1;
                    }
                    if (x < x2) {
                      x = x - 20;
                      health = health - 1;
                    }
                  }
                }
              }
            }
          }
        }
      }
      if (screen == 3) {
        if (level == 1) {
          if (x > 700) {
            screen = 4;
            x = 50;
            y = 350;
            health1 = 100;
            gt = 1;
          }
          if (health1 < 100) {
            if (health1 > 0) {
              rectMode(CORNER)
              fill(250, 0, 0)
              rect(x3 - 50, y3 - 40, health1, 10)
              rectMode(CENTER)
            }
          }
          fill(0, 0, 250);
          fill(250, 0, 0)
          text('Do not get hit by enemies(from the sides).Jump on their heads to deal damage', 50, 50)
          fill(250, 0, 0)
          touch = 0;
          if (gt == 2) {
            x2 = x2 - 3;
            x3 = x3 - 3;
          }
          if (x2 > 600) {
            gt = 2;
          }
          if (x2 < 200) {
            gt = 1;
          }
          if (gt == 1) {
            x2 = x2 + 3;
            x3 = x3 + 3;
          }
          x1 = 200;
          y1 = 400;
          rect(x1, y1, 100, 50)
          mathx = x - x1
          mathy = y - y1;
          if (mathx < 100) {
            if (mathx > 0 - 100) {
              if (mathy < 50) {
                if (mathy > 0 - 50) {
                  touch = 1;
                  if (y + 45 > y1) {
                    if (x > x1) {
                      x = x + 10
                    }
                    if (x < x1) {
                      x = x - 10;
                    }
                  }
                }
              }
            }
          }
          fill(250, 0, 0)
          x1 = 305;
          y1 = 400;
          rect(x1, y1, 100, 50)
          mathx = x - x1
          mathy = y - y1;
          if (mathx < 100) {
            if (mathx > 0 - 100) {
              if (mathy < 50) {
                if (mathy > 0 - 50) {
                  touch = 1;
                  if (y + 45 > y1) {
                    if (x > x1) {
                      x = x + 10
                    }
                    if (x < x1) {
                      x = x - 10;
                    }
                  }
                }
              }
            }
          }
          x1 = 515;
          y1 = 400;
          rect(x1, y1, 100, 50)
          mathx = x - x1
          mathy = y - y1;
          if (mathx < 100) {
            if (mathx > 0 - 100) {
              if (mathy < 50) {
                if (mathy > 0 - 50) {
                  touch = 1;
                  if (y + 45 > y1) {
                    if (x > x1) {
                      x = x + 10
                    }
                    if (x < x1) {
                      x = x - 10;
                    }
                  }
                }
              }
            }
          }
          fill(250, 0, 0)
          x1 = 410;
          y1 = 400;
          rect(x1, y1, 100, 50)
          mathx = x - x1
          mathy = y - y1;
          if (mathx < 100) {
            if (mathx > 0 - 100) {
              if (mathy < 50) {
                if (mathy > 0 - 50) {
                  touch = 1;
                  if (y + 45 > y1) {
                    if (x > x1) {
                      x = x + 10
                    }
                    if (x < x1) {
                      x = x - 10;
                    }
                  }
                }
              }
            }
          }
          if (health1 > 0) {
            fill(0, 0, 250);
            rect(x3, y3, 100, 50)
            fill(20, 250, 2)
            ellipse(x3 - 20, y3, 10, 10)
            ellipse(x3 + 20, y3, 10, 10)
            mathx = x - x3
            mathy = y - y3;
            if (mathx < 100) {
              if (mathx > 0 - 100) {
                if (mathy < 50) {
                  if (mathy > 0 - 50) {
                    touch = 1;
                    if (y < y3) {
                      health1 = health1 - 50;
                      jumpframes = 15;
                    }
                    if (y + 45 > y3) {
                      if (x > x3) {
                        x = x + 20
                      }
                      if (x < x3) {
                        x = x - 20;
                      }
                    }
                  }
                }
              }
            }
            fill(0, 0, 250);
            rect(x2, y2, 100, 50)
            fill(20, 250, 2)
            mathx = x - x2
            mathy = y - y2;
            if (mathx < 100) {
              if (mathx > 0 - 100) {
                if (mathy < 50) {
                  if (mathy > 0 - 50) {
                    touch = 1;
                    if (y < y3) {
                      health1 = health1 - 10;
                      jumpframes = 15
                    }
                    if (y + 45 > y2) {
                      if (x > x2) {
                        x = x + 20;
                        health = health - 1;
                      }
                      if (x < x2) {
                        x = x - 20;
                        health = health - 1;
                      }
                    }
                  }
                }
              }
            }
          }
        }
      }
    }
    if (level == 1) {
      if (screen == 6) {
        textSize(60);
        textAlign(CENTER);
        screen = 99;
        x = 999;
        y = 999;
        text('Game Over', 400, 250);
        frames = frames + 1;
        if (frames < 180) {
          level = 'titlescreen';
          screen = 99;
          x = 999;
          y = 999
        }
      }
    }
  }
}

function keyReleased() {
  key = 0;
}
